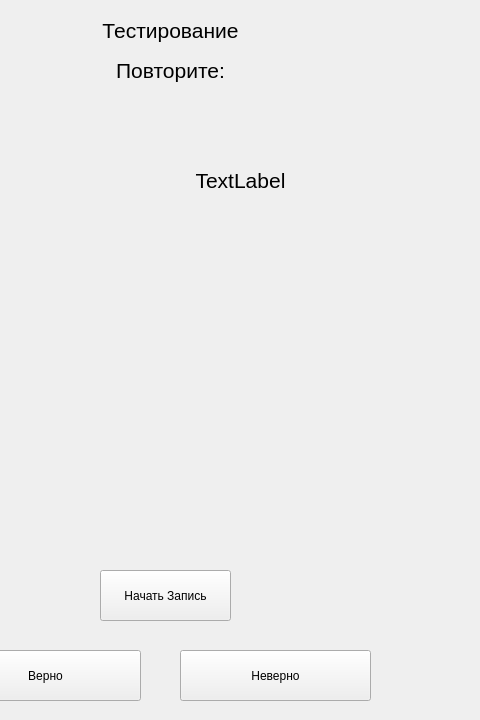
<?xml version="1.0" encoding="UTF-8"?>
<ui version="4.0">
 <class>TestPage</class>
 <widget class="QWidget" name="TestPage">
  <property name="geometry">
   <rect>
    <x>0</x>
    <y>0</y>
    <width>480</width>
    <height>720</height>
   </rect>
  </property>
  <widget class="QLabel" name="label">
   <property name="geometry">
    <rect>
     <x>70</x>
     <y>10</y>
     <width>201</width>
     <height>41</height>
    </rect>
   </property>
   <property name="font">
    <font>
     <pointsize>16</pointsize>
    </font>
   </property>
   <property name="text">
    <string>Тестирование</string>
   </property>
   <property name="alignment">
    <set>Qt::AlignmentFlag::AlignCenter</set>
   </property>
  </widget>
  <widget class="QPushButton" name="btnVerno">
   <property name="geometry">
    <rect>
     <x>-50</x>
     <y>650</y>
     <width>191</width>
     <height>51</height>
    </rect>
   </property>
   <property name="text">
    <string>Верно</string>
   </property>
  </widget>
  <widget class="QPushButton" name="btnNeverno">
   <property name="geometry">
    <rect>
     <x>180</x>
     <y>650</y>
     <width>191</width>
     <height>51</height>
    </rect>
   </property>
   <property name="text">
    <string>Неверно</string>
   </property>
  </widget>
  <widget class="QLabel" name="labelZadanie">
   <property name="geometry">
    <rect>
     <x>0</x>
     <y>80</y>
     <width>481</width>
     <height>201</height>
    </rect>
   </property>
   <property name="font">
    <font>
     <pointsize>16</pointsize>
    </font>
   </property>
   <property name="text">
    <string>&lt;html&gt;&lt;head/&gt;&lt;body&gt;&lt;p align=&quot;center&quot;&gt;TextLabel&lt;/p&gt;&lt;/body&gt;&lt;/html&gt;</string>
   </property>
  </widget>
  <widget class="QPushButton" name="recordButton">
   <property name="geometry">
    <rect>
     <x>100</x>
     <y>570</y>
     <width>131</width>
     <height>51</height>
    </rect>
   </property>
   <property name="text">
    <string>Начать Запись</string>
   </property>
  </widget>
  <widget class="QLabel" name="label_2">
   <property name="geometry">
    <rect>
     <x>70</x>
     <y>50</y>
     <width>201</width>
     <height>41</height>
    </rect>
   </property>
   <property name="font">
    <font>
     <pointsize>16</pointsize>
    </font>
   </property>
   <property name="text">
    <string>Повторите:</string>
   </property>
   <property name="alignment">
    <set>Qt::AlignmentFlag::AlignCenter</set>
   </property>
  </widget>
 </widget>
 <resources/>
 <connections/>
</ui>
